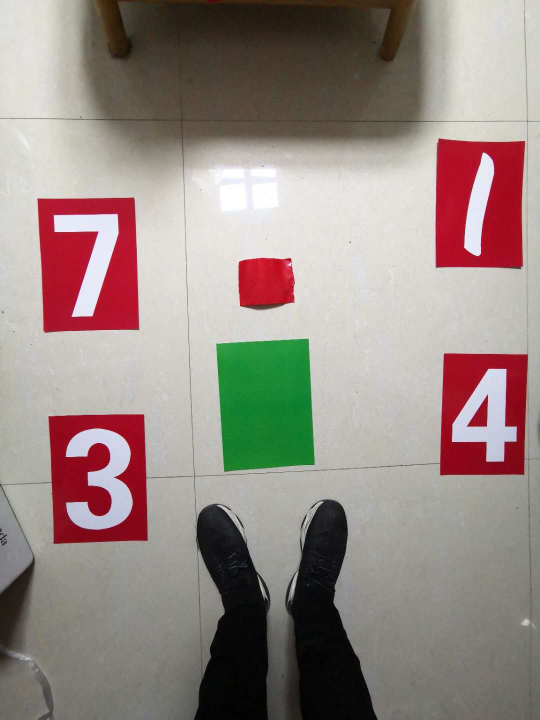
#> input picture Test/test7.jpg, 1080 x 1440 px, given in place of 6.png, which was not available (shown at 1/2 size)
$ python meanshift_detect_landmark.py
#> lines starting #> are read from the running program, lines starting #| are printed output that depends on the picture; after the words box and inside, x2 and y2 are one past the last pixel; in counts of white or black regions, pixels touching at a corner belong together; pictures that were not available may be replaced by others from this repository, and a replacement may not be noted
import numpy as np
import cv2

# cap = cv2.VideoCapture('slow.flv')

# take first frame of the video
# ret, frame = cap.read()
# setup initial location of window
r, h, c, w = 67, 100, 540, 100  # simply hardcoded the values
track_window = (c, r, w, h)
# set up the ROI for tracking
# img=cv2.imread("imgs/test/without_person.bmp")

roi = cv2.imread("../imgs/test/6.png")
#> roi is the input picture: shape (1440, 1080, 3); mean B, G, R 132.8, 138.2, 151.5
# roi = img[r:r + h, c:c + w]
hsv_roi = cv2.cvtColor(roi, cv2.COLOR_BGR2HSV)
#> hsv_roi: shape (1440, 1080, 3); mean H, S, V 43.7, 49.6, 155.6
mask = cv2.inRange(hsv_roi, np.array(((61, 83, 31))), np.array((81, 255, 250)))
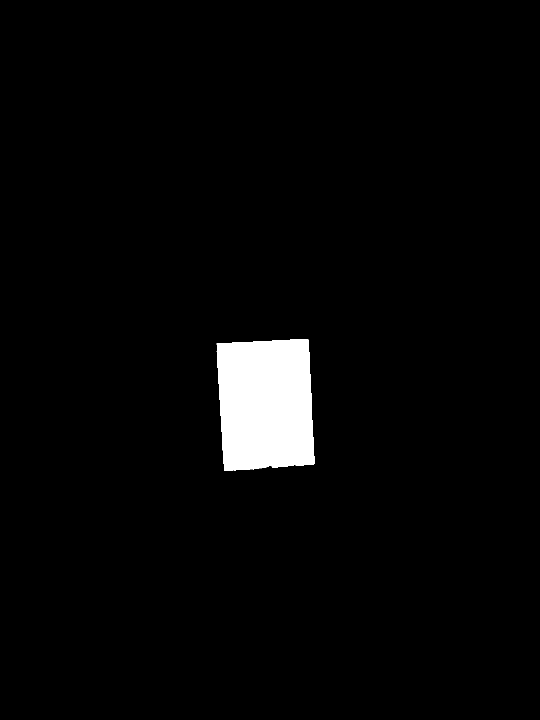
#> mask: shape (1440, 1080) (shown at 1/2 size); 3% white; 1 white region, box (x1, y1, x2, y2) and area: (433, 678, 629, 941) 46324
roi_hist = cv2.calcHist([hsv_roi], [0], None, [180], [0, 180])
#> roi_hist = 180 values, max 481130 at index 19, min 0 at index 31, mean 8640
cv2.normalize(roi_hist, roi_hist, 0, 255, cv2.NORM_MINMAX)

# Setup the termination criteria, either 10 iteration or move by atleast 1 pt
term_crit = (cv2.TERM_CRITERIA_EPS | cv2.TERM_CRITERIA_COUNT, 10, 1)

img_detect = cv2.imread("../imgs/test/bag5.bmp")
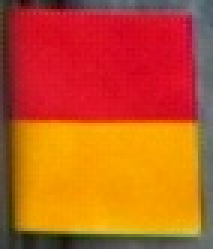
#> input picture Test/image_roi.jpg, 71 x 83 px, given in place of bag5.bmp, which was not available (shown 3 times larger)
#> img_detect is the input picture: shape (83, 71, 3); mean B, G, R 31.9, 86.8, 195
hsv = cv2.cvtColor(img_detect, cv2.COLOR_BGR2HSV)
#> hsv: shape (83, 71, 3); mean H, S, V 87.4, 207.3, 195.9
dst = cv2.calcBackProject([hsv], [0], roi_hist, [0, 180], 1)
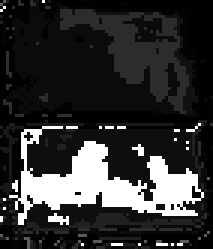
#> dst: shape (83, 71) (shown 3 times larger); min 0, max 255, mean 50.6

# apply meanshift to get the new location
ret, track_window = cv2.meanShift(dst, track_window, term_crit)
#> ret = 0; track_window = (35, 41, 1, 1)

# Draw it on image
x, y, w, h = track_window
#> x = 35; y = 41; w = 1; h = 1
img2 = cv2.rectangle(img_detect, (x, y), (x + w, y + h), 255, 2)
cv2.namedWindow('img2', 0)
cv2.imshow('img2', img2)

cv2.waitKey(0)
cv2.destroyAllWindows()
